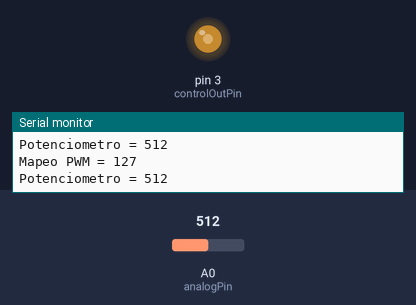
The sketch below on a simulated Arduino Uno, built with avr-gcc and run on an emulated ATmega328P. Shown: output pins drawn as LEDs (lit = HIGH), the last lines printed to the serial monitor. Inputs (shaded band) come from the test bench; at power-on: A0 (analogPin) = 512.

Above: at 1.2 s.
1.3 s: A0 (analogPin) set to 413
At 1.7 s:
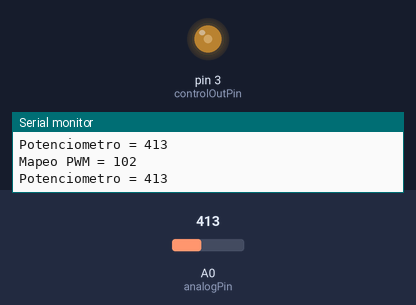
4.3 s: A0 (analogPin) set to 392
At 5.3 s:
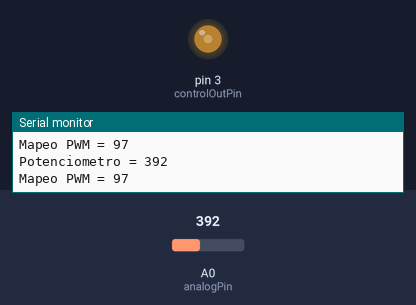
7.3 s: A0 (analogPin) set to 108
At 7.7 s:
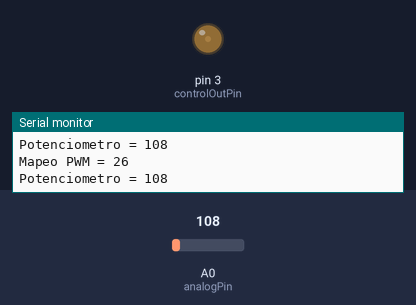
8.8 s: A0 (analogPin) set to 90
At 10.0 s:
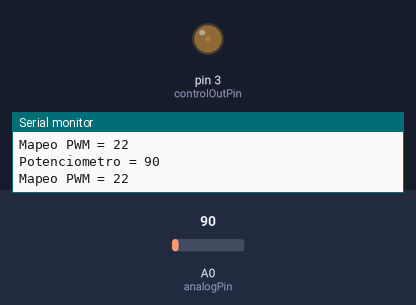
11.8 s: A0 (analogPin) set to 716
At 12.2 s:
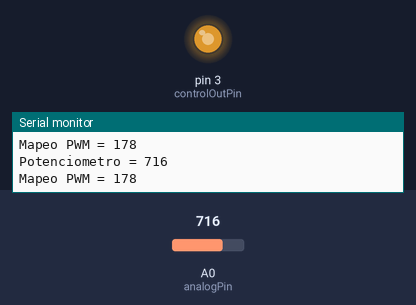
13.3 s: A0 (analogPin) set to 991
At 14.5 s:
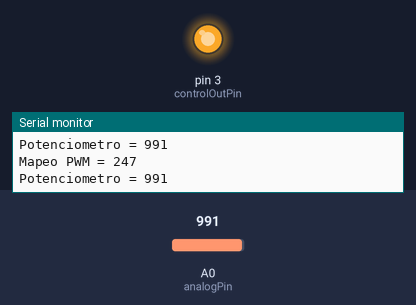
14.8 s: A0 (analogPin) set to 1014
Timing chart, 0 to 17.8 s (numbered marks = the images above; inputs shaded):
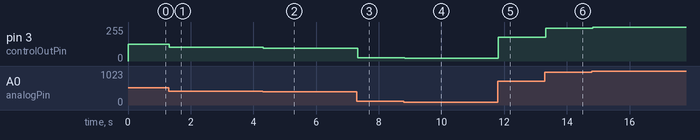

Measured:
- after the input at 1.3 s, pin 3 (controlOutPin): 127/255 → 102/255 at once
- after the input at 4.3 s, pin 3 (controlOutPin): 102/255 → 97/255 at once
- after the input at 7.3 s, pin 3 (controlOutPin): 97/255 → 26/255 at once
- after the input at 8.8 s, pin 3 (controlOutPin): 26/255 → 22/255 at once
- after the input at 11.8 s, pin 3 (controlOutPin): 22/255 → 178/255 at once
- after the input at 13.3 s, pin 3 (controlOutPin): 178/255 → 247/255 at once
- after the input at 14.8 s, pin 3 (controlOutPin): 247/255 → 252/255 at once

The sketch:

Practica12_Control_Motor_con_Transistor_MOSFET_PWM.ino
```cpp
//Practica2 Control Motor con transistor MOSFET PWM

const int analogPin=A0;  //Entrada analogica del potenciometro
const int controlOutPin=3;  //pin de control de motor

int potValor=0;  //guarda valor

int outputValor=0;  //valor salida PWM

void setup() {
  Serial.begin(9600);  //monitor
}

void loop() {
  //leer valor
  potValor=analogRead(analogPin);

  //mapeo

  outputValor=map(potValor,0  ,1023,0,255);  //correlacion de escalas

  analogWrite(controlOutPin,outputValor);  //escribimos valor de salida

  //monitor

  Serial.print("Potenciometro = ");
  Serial.println(potValor);
  Serial.print("Mapeo PWM = ");
  Serial.println(outputValor);
}
```
